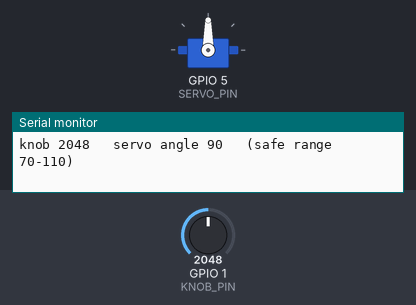
A sketch run on a simulated ESP32-S3. Parts: servo, the last lines printed to the serial monitor. Inputs (shaded band) come from the test bench; at power-on: GPIO 1 (KNOB_PIN) = 2048 (analog values on the 0–4095 scale).

Above: at 1.2 s.
1.3 s: GPIO 1 (KNOB_PIN) set to 3603
At 3.2 s:
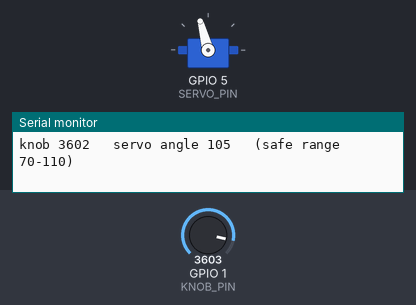
4.3 s: GPIO 1 (KNOB_PIN) set to 0
At 5.5 s:
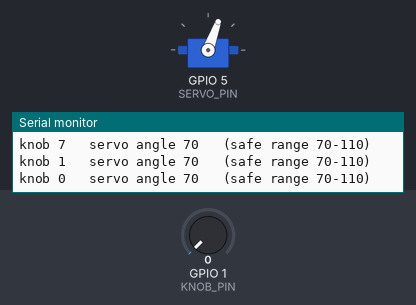
Timing chart, 0 to 7.3 s (numbered marks = the images above; inputs shaded):
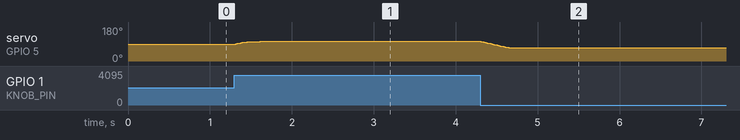

The sketch:

mg996r_knob_test.ino
```cpp
/*
  mg996r_knob_test  -  ESP32-S3 (N16R8 DevKit) + MG996R servo + potentiometer (knob)
  -----------------------------------------------------------------------------------
  Turn the knob -> the servo follows, in real time, but only inside the SAFE range.
  Use this to find the servo angle where the finger is just STRAIGHT.

  ############################################################################
  ##  SAFETY                                                                ##
  ##  The MG996R is about 5x stronger than the MG90S.                        ##
  ##  SAFE_MIN / SAFE_MAX start NARROW (70..110) on purpose.                 ##
  ##  The knob can never push the servo outside them.                        ##
  ##  Watch the Serial Monitor for the angle. Widen SAFE_MAX 10 at a time.  ##
  ##  Hand on the bench supply OUTPUT button while testing on a finger.     ##
  ############################################################################

  WIRING (NEW breadboard - your Nano board stays untouched)
    ESP32-S3:   plug the USB-C marked "COM" (or "UART") into the laptop
    Knob:       left leg -> ESP32 3V3, right leg -> ESP32 GND, MIDDLE leg -> GPIO 1
    MG996R:     orange (signal) -> GPIO 5
                red   -> breadboard + rail  (bench supply ADJUSTABLE output, 6.0 V, limit 2.5 A)
                brown -> breadboard - rail
    ESP32 GND -> breadboard - rail   (shared ground - REQUIRED)
    ESP32 5V / 3V3 -> NOT connected to the servo rail

  Arduino IDE:
    Board: "ESP32S3 Dev Module"   (Tools > Board > esp32)
    Library: ESP32Servo by Kevin Harrington (Tools > Manage Libraries)
    Serial Monitor: 115200
*/
#include <ESP32Servo.h>

// ===================== SAFETY SETTINGS =====================
const int SAFE_MIN = 70;    // servo angle at one end of the knob
const int SAFE_MAX = 110;   // servo angle at the other end. Widen 10 at a time.
const int MAX_STEP = 2;     // max degrees the servo may move every 20 ms (stops sudden jerks)
// ===========================================================

const int KNOB_PIN  = 1;    // GPIO 1
const int SERVO_PIN = 5;    // GPIO 5

Servo s;
float knobSmooth = 0;
int angle = (SAFE_MIN + SAFE_MAX) / 2;

void setup() {
  Serial.begin(115200);
  analogReadResolution(12);                 // knob reads 0..4095
  knobSmooth = analogRead(KNOB_PIN);
  s.setPeriodHertz(50);
  s.attach(SERVO_PIN, 500, 2500);           // MG996R pulse range
  s.write(angle);
  Serial.println("MG996R knob test ready. Turn the knob slowly.");
}

void loop() {
  knobSmooth = knobSmooth * 0.85 + analogRead(KNOB_PIN) * 0.15;      // calm the noise
  int target = map((int)knobSmooth, 0, 4095, SAFE_MIN, SAFE_MAX);
  target = constrain(target, SAFE_MIN, SAFE_MAX);

  if (target > angle) angle += min(MAX_STEP, target - angle);       // move gently towards the knob
  if (target < angle) angle -= min(MAX_STEP, angle - target);
  s.write(angle);

  static unsigned long lastPrint = 0;
  if (millis() - lastPrint > 200) {
    lastPrint = millis();
    Serial.print("knob "); Serial.print((int)knobSmooth);
    Serial.print("   servo angle "); Serial.print(angle);
    Serial.print("   (safe range "); Serial.print(SAFE_MIN); Serial.print("-"); Serial.print(SAFE_MAX); Serial.println(")");
  }
  delay(20);
}
```

Measured:
- after the input at 1.3 s, servo on GPIO 5 (SERVO_PIN): moves from 90° to 105° over 0.55 s, starting at once
- after the input at 4.3 s, servo on GPIO 5 (SERVO_PIN): moves from 105° to 70° over 0.42 s, starting at once
